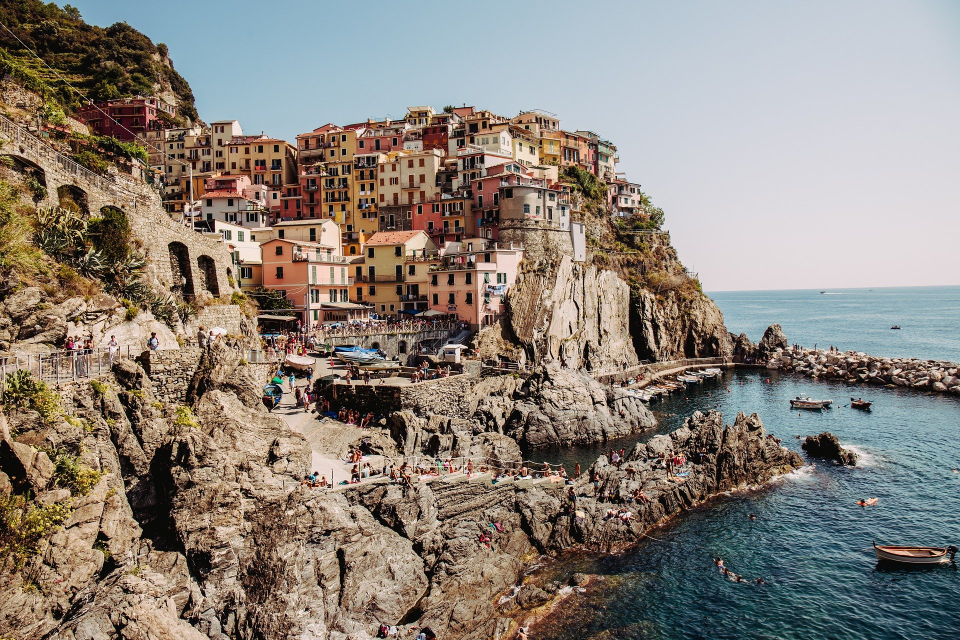
#> input picture openCV/image/manarola.jpg, 1920 x 1280 px (shown at 1/2 size)
$ python opencv_ex04.py
#> lines starting #> are read from the running program, lines starting #| are printed output that depends on the picture; after the words box and inside, x2 and y2 are one past the last pixel; in counts of white or black regions, pixels touching at a corner belong together
import cv2
import numpy as np

org = cv2.imread('./image/manarola.jpg', cv2.IMREAD_GRAYSCALE) # 이미지 로드, #GRAYSCALE로 흑백처리
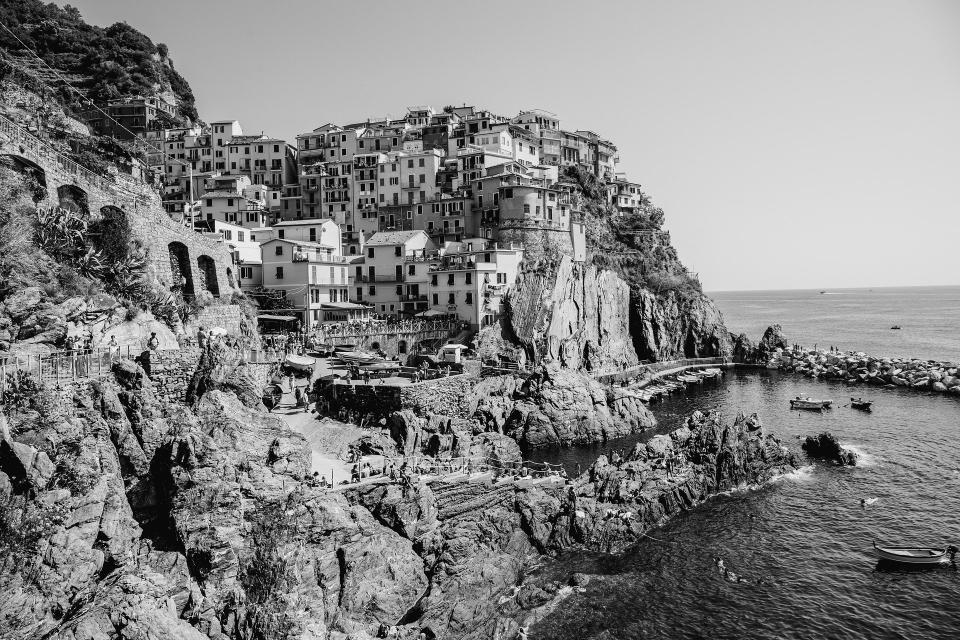
#> org: shape (1280, 1920) (shown at 1/2 size); min 0, max 255, mean 132.1
dst = cv2.resize(org, dsize=(640, 480))  # 이미지 크기 조절
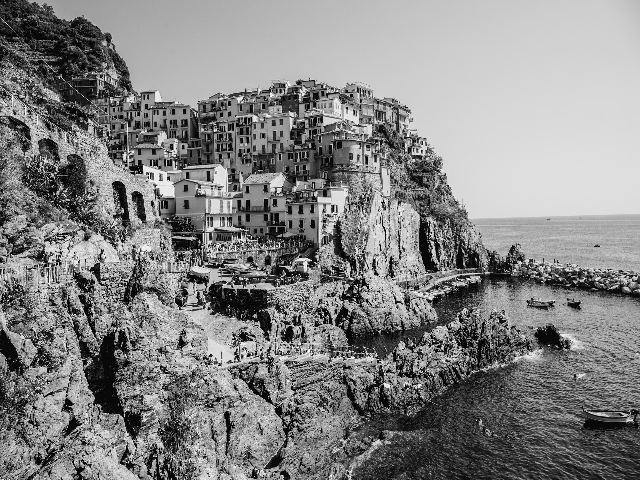
#> dst: shape (480, 640); min 0, max 255, mean 132.2

center = (250, 250) # x, y
color = (0, 0, 255) # red

cv2.rectangle(dst, (100, 100), (500, 300), (255, 0, 0)) # 사각형
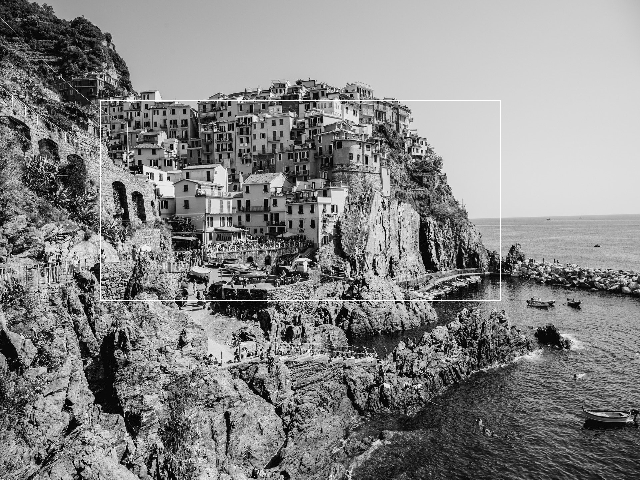
#> dst: shape (480, 640); 0.39% of pixels changed, all inside (x1, y1, x2, y2) = (100, 100, 501, 301)
cv2.circle(dst, center, 30, color) # 원
#> dst: shape (480, 640); 0.05% of pixels changed, all inside (x1, y1, x2, y2) = (220, 220, 281, 281)

cv2.imshow("dest", dst) # 이미지 창 띄우기

cv2.waitKey(0)          # 키 대기
cv2.destroyAllWindows() # OpenCV 인스턴스 종료
